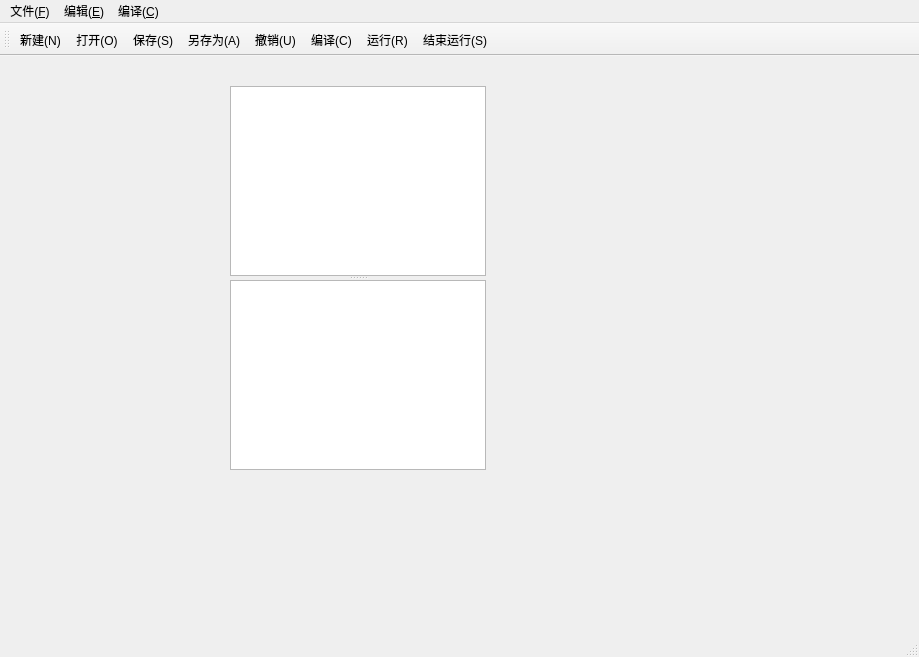
<?xml version="1.0" encoding="UTF-8"?>
<ui version="4.0">
 <class>MainWindow</class>
 <widget class="QMainWindow" name="MainWindow">
  <property name="geometry">
   <rect>
    <x>0</x>
    <y>0</y>
    <width>919</width>
    <height>657</height>
   </rect>
  </property>
  <property name="windowTitle">
   <string>MainWindow</string>
  </property>
  <widget class="QWidget" name="centralwidget">
   <widget class="QSplitter" name="splitter">
    <property name="geometry">
     <rect>
      <x>230</x>
      <y>30</y>
      <width>256</width>
      <height>384</height>
     </rect>
    </property>
    <property name="orientation">
     <enum>Qt::Vertical</enum>
    </property>
    <widget class="Editor" name="editor">
     <property name="enabled">
      <bool>true</bool>
     </property>
     <property name="sizePolicy">
      <sizepolicy hsizetype="Expanding" vsizetype="Expanding">
       <horstretch>0</horstretch>
       <verstretch>0</verstretch>
      </sizepolicy>
     </property>
     <property name="maximumSize">
      <size>
       <width>16777214</width>
       <height>16777215</height>
      </size>
     </property>
    </widget>
    <widget class="QPlainTextEdit" name="outputTextEdit"/>
   </widget>
  </widget>
  <widget class="QMenuBar" name="menubar">
   <property name="geometry">
    <rect>
     <x>0</x>
     <y>0</y>
     <width>919</width>
     <height>21</height>
    </rect>
   </property>
   <widget class="QMenu" name="menuFile">
    <property name="title">
     <string>文件(&amp;F)</string>
    </property>
    <addaction name="actionNew"/>
    <addaction name="actionOpen"/>
    <addaction name="actionSave"/>
    <addaction name="actionSaveAs"/>
    <addaction name="actionClose"/>
    <addaction name="actionExit"/>
   </widget>
   <widget class="QMenu" name="menuEdit">
    <property name="title">
     <string>编辑(&amp;E)</string>
    </property>
    <addaction name="actionUndo"/>
    <addaction name="actionCopy"/>
    <addaction name="actionPaste"/>
    <addaction name="actionCut"/>
    <addaction name="actionFind"/>
    <addaction name="actionReplace"/>
    <addaction name="actionInsert"/>
   </widget>
   <widget class="QMenu" name="menuCompile">
    <property name="title">
     <string>编译(&amp;C)</string>
    </property>
    <addaction name="actionCompile"/>
    <addaction name="actionRun"/>
    <addaction name="actionStop"/>
   </widget>
   <addaction name="menuFile"/>
   <addaction name="menuEdit"/>
   <addaction name="menuCompile"/>
  </widget>
  <widget class="QStatusBar" name="statusbar"/>
  <widget class="QToolBar" name="toolBar">
   <property name="windowTitle">
    <string>toolBar</string>
   </property>
   <attribute name="toolBarArea">
    <enum>TopToolBarArea</enum>
   </attribute>
   <attribute name="toolBarBreak">
    <bool>false</bool>
   </attribute>
   <addaction name="actionNew"/>
   <addaction name="actionOpen"/>
   <addaction name="actionSave"/>
   <addaction name="actionSaveAs"/>
   <addaction name="actionUndo"/>
   <addaction name="actionCompile"/>
   <addaction name="actionRun"/>
   <addaction name="actionStop"/>
  </widget>
  <action name="actionNew">
   <property name="text">
    <string>新建(&amp;N)</string>
   </property>
  </action>
  <action name="actionOpen">
   <property name="text">
    <string>打开(&amp;O)</string>
   </property>
  </action>
  <action name="actionSave">
   <property name="text">
    <string>保存(&amp;S)</string>
   </property>
  </action>
  <action name="actionSaveAs">
   <property name="text">
    <string>另存为(&amp;A)</string>
   </property>
  </action>
  <action name="actionClose">
   <property name="text">
    <string>关闭(&amp;C)</string>
   </property>
  </action>
  <action name="actionExit">
   <property name="text">
    <string>退出(&amp;E)</string>
   </property>
  </action>
  <action name="actionUndo">
   <property name="text">
    <string>撤销(&amp;U)</string>
   </property>
  </action>
  <action name="actionCopy">
   <property name="text">
    <string>复制(&amp;C)</string>
   </property>
  </action>
  <action name="actionPaste">
   <property name="text">
    <string>粘贴(&amp;P)</string>
   </property>
  </action>
  <action name="actionCut">
   <property name="text">
    <string>剪切(&amp;T)</string>
   </property>
  </action>
  <action name="actionFind">
   <property name="text">
    <string>查找(&amp;F)</string>
   </property>
  </action>
  <action name="actionReplace">
   <property name="text">
    <string>替换(&amp;R)</string>
   </property>
  </action>
  <action name="actionInsert">
   <property name="text">
    <string>插入(&amp;I)</string>
   </property>
  </action>
  <action name="actionCompile">
   <property name="text">
    <string>编译(&amp;C)</string>
   </property>
  </action>
  <action name="actionRun">
   <property name="text">
    <string>运行(&amp;R)</string>
   </property>
  </action>
  <action name="actionStop">
   <property name="text">
    <string>结束运行(&amp;S)</string>
   </property>
  </action>
 </widget>
 <customwidgets>
  <customwidget>
   <class>Editor</class>
   <extends>QPlainTextEdit</extends>
   <header>editor.h</header>
  </customwidget>
 </customwidgets>
 <resources/>
 <connections/>
</ui>
